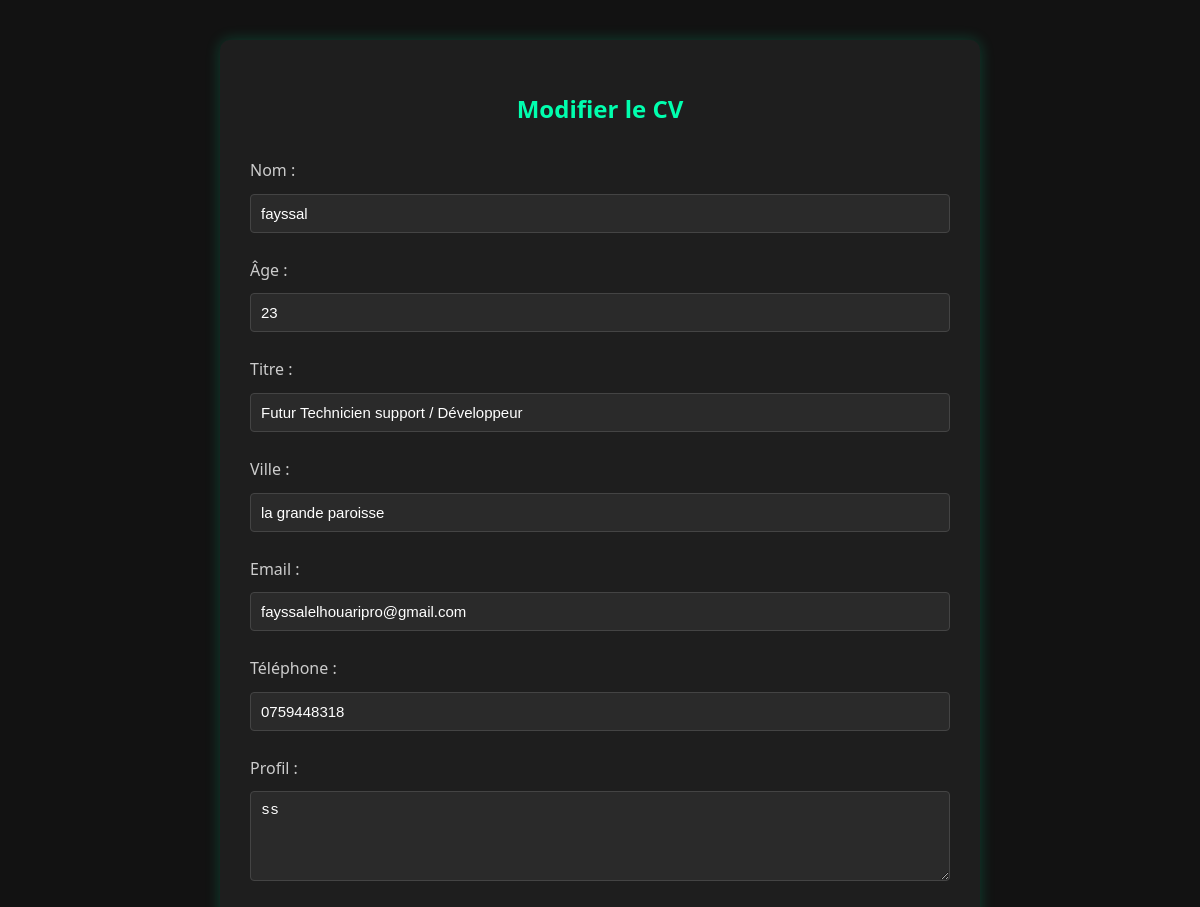
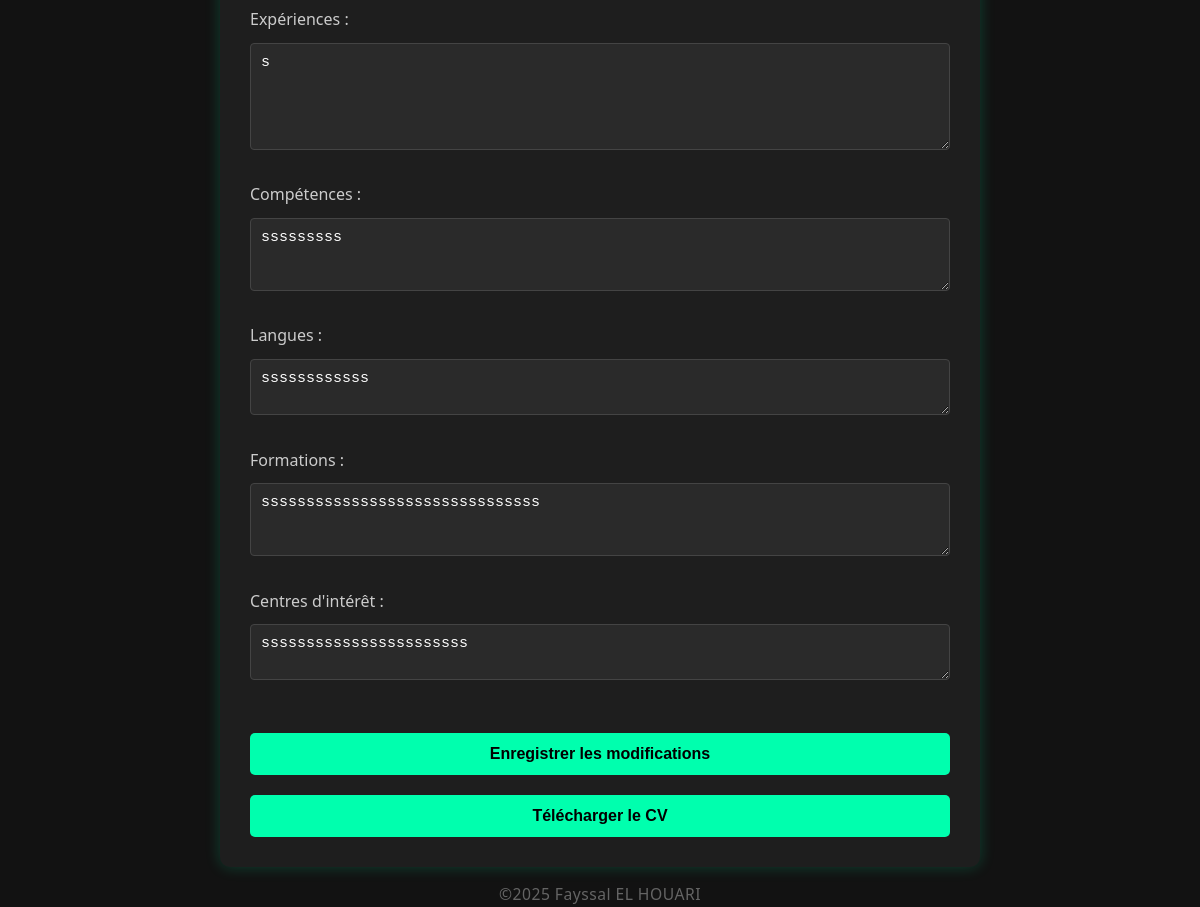
Page /edit/163 on the committed database (2 pictures, top to bottom).
### tables this page shows
CREATE TABLE cvs (
            id INTEGER PRIMARY KEY AUTOINCREMENT,
            nom TEXT,
            age TEXT,
            titre TEXT,
            ville TEXT,
            email TEXT,
            telephone TEXT,
            profil TEXT,
            experiences TEXT,
            competences TEXT,
            langues TEXT,
            formations TEXT,
            interets TEXT,
            created_at TIMESTAMP DEFAULT CURRENT_TIMESTAMP
        );

### app.py (the view, shortened to what this page needs)
@app.route('/edit/<int:id>', methods=['GET', 'POST'])
def edit_cv(id):
    conn = sqlite3.connect("cv_data.db")
    conn.row_factory = sqlite3.Row
    cursor = conn.cursor()
    cursor.execute("SELECT * FROM cvs WHERE id = ?", (id,))
    row = cursor.fetchone()
    conn.close()
    if not row:
        return "CV introuvable.", 404
    return render_template("edit.html", cv=row)

### templates/edit.html (shortened to what this page needs)
<!DOCTYPE html>
<html lang="fr">
<head>
    <link rel="stylesheet" href="/static/styles.css">
</head>
<body>
    <div class="container">
        <h2>Modifier le CV</h2>
        <form action="/edit/{{ cv['id'] }}" method="post">
            <label for="nom">Nom :</label>
            <input type="text" id="nom" name="nom" value="{{ cv['nom'] }}" required>
            <label for="age">Âge :</label>
            <input type="text" id="age" name="age" value="{{ cv['age'] }}" required>
            <label for="titre">Titre :</label>
            <input type="text" id="titre" name="titre" value="{{ cv['titre'] }}">
            <label for="ville">Ville :</label>
            <input type="text" id="ville" name="ville" value="{{ cv['ville'] }}">
            <label for="email">Email :</label>
            <input type="email" id="email" name="email" value="{{ cv['email'] }}">
            <label for="telephone">Téléphone :</label>
            <input type="text" id="telephone" name="telephone" value="{{ cv['telephone'] }}">
            <label for="profil">Profil :</label>
            <textarea id="profil" name="profil" rows="4">{{ cv['profil'] }}</textarea>
            <label for="experiences">Expériences :</label>
            <textarea id="experiences" name="experiences" rows="5">{{ cv['experiences'] }}</textarea>
            <label for="competences">Compétences :</label>
            <textarea id="competences" name="competences" rows="3">{{ cv['competences'] }}</textarea>
            <label for="langues">Langues :</label>
            <textarea id="langues" name="langues" rows="2">{{ cv['langues'] }}</textarea>
            <label for="formations">Formations :</label>
            <textarea id="formations" name="formations" rows="3">{{ cv['formations'] }}</textarea>
            <label for="interets">Centres d'intérêt :</label>
            <textarea id="interets" name="interets" rows="2">{{ cv['interets'] }}</textarea>
            <button type="submit">Enregistrer les modifications</button>
        </form>
        <form action="/download/{{ cv['id'] }}" method="get">
            <button type="submit">Télécharger le CV</button>
        </form>
    </div>
</body>
<div style="width:100vw;position:fixed;left:0;bottom:0;text-align:center;color:#888;font-size:0.98rem;opacity:0.7;letter-spacing:0.03em;z-index:999;">
    ©2025 Fayssal EL HOUARI
</div>
</html>

### static/styles.css (style rules this page uses)
body { background-color: #121212; color: #E0E0E0; font-family: 'Segoe UI', sans-serif; margin: 0; padding: 0; line-height: 1.6; }
.container { max-width: 700px; margin: 40px auto; padding: 30px; background-color: #1E1E1E; border-radius: 10px; box-shadow: 0 0 15px rgba(0, 255, 170, 0.2); }
h2, h1 { text-align: center; margin-bottom: 30px; color: #00ffae; }
label { display: block; margin-bottom: 10px; color: #ccc; }
input[type="text"], input[type="email"], textarea { width: 100%; padding: 10px; margin-bottom: 25px; background-color: #2a2a2a; border: 1px solid #444; color: #fff; border-radius: 4px; font-size: 15px; box-sizing: border-box; }
button, .btn { display: block; width: 100%; background-color: #00ffae; border: none; color: #000; padding: 12px; font-size: 16px; border-radius: 5px; font-weight: bold; cursor: pointer; transition: background-color 0.3s; margin-top: 20px; text-align: center; text-decoration: none; }
::placeholder { color: #888; opacity: 1; }

### rows in the picture
cvs: nom "fayssal", age "23", titre "Futur Technicien support / Développeur", ville "la grande paroisse", email "fayssalelhouaripro@gmail.com", telephone "0759448318", profil "ss", experiences "s", competences "sssssssss", langues "ssssssssssss", formations "sssssssssssssssssssssssssssssss", interets "sssssssssssssssssssssss"
